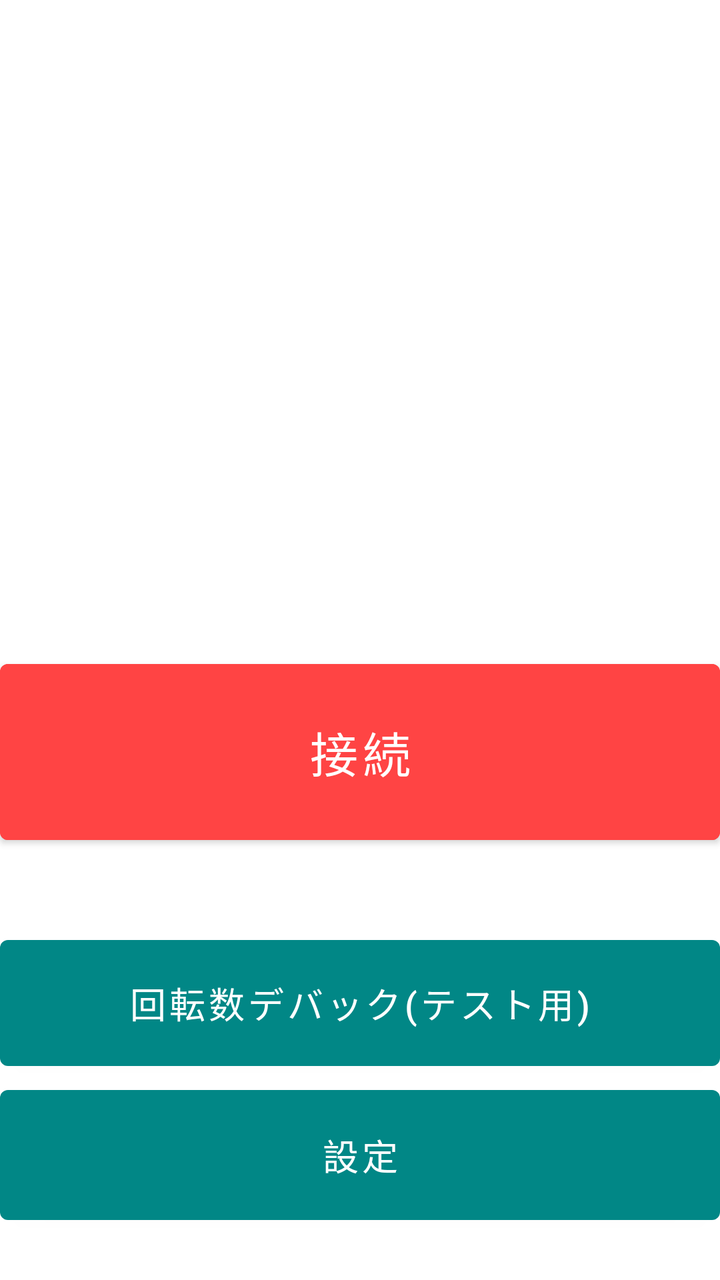
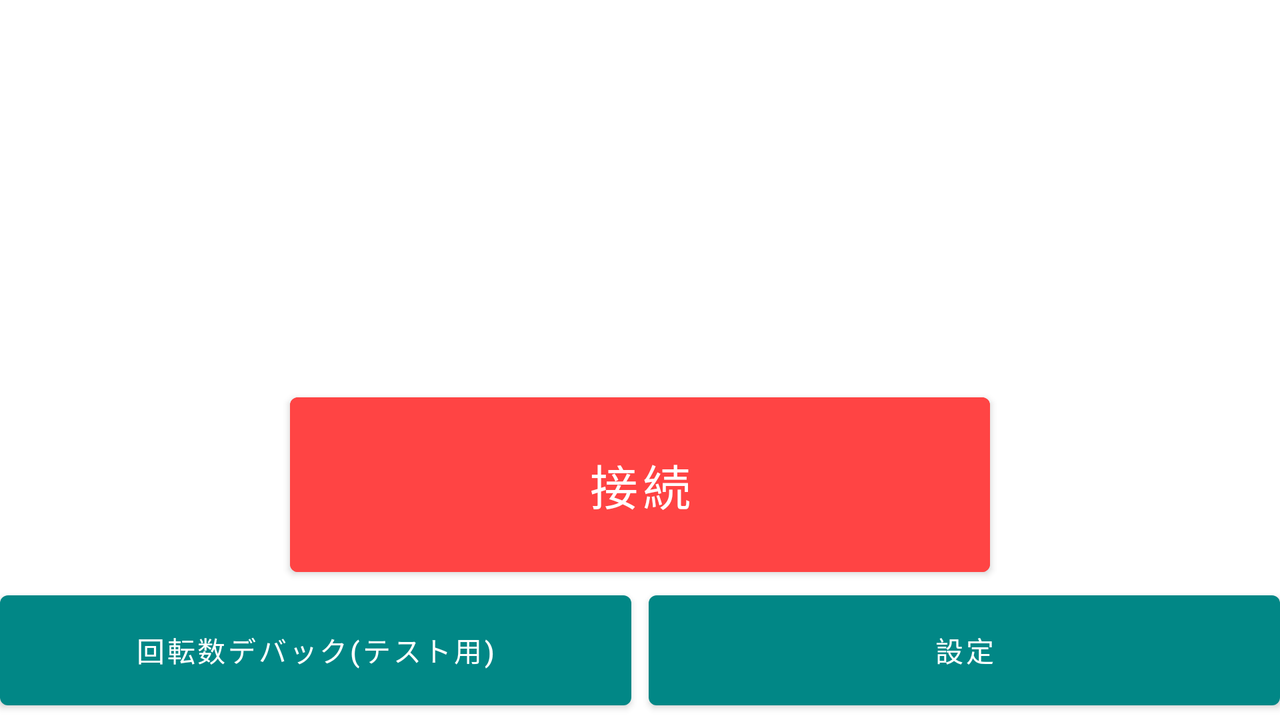

Compare how this app lays out the same screen by default and in its alternative resource folder. The renders come first, then the two layout files and the values they reference.
<!-- AndroidManifest.xml: application theme Theme.My_drone_java -->
<!-- res/layout/activity_main.xml -->
<?xml version="1.0" encoding="utf-8"?>

<LinearLayout xmlns:android="http://schemas.android.com/apk/res/android"
    xmlns:app="http://schemas.android.com/apk/res-auto"
    android:layout_width="fill_parent"
    android:layout_height="fill_parent"
    android:orientation="vertical" >


    <FrameLayout
        android:id="@+id/container"
        android:layout_width="match_parent"
        android:layout_height="match_parent">

        <LinearLayout
            android:layout_width="match_parent"
            android:layout_height="match_parent"
            android:orientation="vertical">

            <ImageView
                android:id="@+id/imageView"
                android:layout_width="match_parent"
                android:layout_height="326dp"
                app:srcCompat="@drawable/drone" />

            <Button
                android:id="@+id/connectButton"
                android:layout_width="fill_parent"
                android:layout_height="100dp"
                android:backgroundTint="#ffff4444"
                android:text="接続"
                android:textSize="24sp" />

            <TextView
                android:id="@+id/statusValue"
                android:layout_width="fill_parent"
                android:layout_height="wrap_content" />

            <TextView
                android:id="@+id/inputValue"
                android:layout_width="fill_parent"
                android:layout_height="wrap_content" />

            <Button
                android:id="@+id/Test_Connect_button"
                android:layout_width="match_parent"
                android:layout_height="75dp"
                android:text="回転数デバック(テスト用)"
                android:textSize="18sp" />

            <Button
                android:id="@+id/Option_button"
                android:layout_width="match_parent"
                android:layout_height="77dp"
                android:text="設定"
                android:textSize="18sp" />

        </LinearLayout>

    </FrameLayout>

</LinearLayout>
<!-- resources referenced by this layout -->
<resources>
  <style name="Theme.My_drone_java" parent="Theme.MaterialComponents.DayNight.DarkActionBar">
          
          <item name="colorPrimary">@color/teal_700</item>
          <item name="colorPrimaryVariant">@color/teal_custom</item>
          <item name="colorOnPrimary">@color/white</item>
          
          <item name="colorSecondary">@color/teal_200</item>
          <item name="colorSecondaryVariant">@color/teal_700</item>
          <item name="colorOnSecondary">@color/black</item>
          
          <item name="android:statusBarColor" tools:targetApi="l">?attr/colorPrimaryVariant</item>
          
      </style>
  <color name="teal_700">#FF018786</color>
  <color name="teal_custom">#005D5A</color>
  <color name="white">#FFFFFFFF</color>
  <color name="teal_200">#FF03DAC5</color>
  <color name="black">#FF000000</color>
</resources>
<!-- res/layout-land/activity_main.xml (the repository's variant of the layout above) -->
<!-- drawn on the phone turned sideways -->
<?xml version="1.0" encoding="utf-8"?>

<androidx.constraintlayout.widget.ConstraintLayout
    xmlns:android="http://schemas.android.com/apk/res/android"
    xmlns:app="http://schemas.android.com/apk/res-auto"
    xmlns:tools="http://schemas.android.com/tools"
    android:layout_width="match_parent"
    android:layout_height="match_parent"
    >

    <LinearLayout
        android:layout_width="match_parent"
        android:layout_height="match_parent"
        android:layout_weight="1"
        android:layout_gravity="center"
        android:orientation="vertical">

        <ImageView
            android:id="@+id/imageView"
            android:layout_width="wrap_content"
            android:layout_height="184dp"
            android:layout_weight="1"
            app:srcCompat="@drawable/drone" />

        <TextView
            android:id="@+id/textView"
            android:layout_width="match_parent"
            android:layout_height="10dp"
            android:layout_weight="1" />

        <Button
            android:id="@+id/connectButton"
            android:layout_width="350dp"
            android:layout_height="100dp"
            android:layout_gravity="center"
            android:layout_weight="1"
            android:backgroundTint="#ffff4444"
            android:text="接続"
            android:textSize="24sp" />

        <LinearLayout
            android:layout_width="match_parent"
            android:layout_height="wrap_content"
            android:layout_weight="1"
            android:orientation="horizontal">

            <Button
                android:id="@+id/Test_Connect_button"
                android:layout_width="307dp"
                android:layout_height="67dp"
                android:layout_gravity="center"
                android:layout_weight="1"
                android:text="回転数デバック(テスト用)" />

            <TextView
                android:id="@+id/textView9"
                android:layout_width="wrap_content"
                android:layout_height="match_parent"
                android:layout_weight="1" />

            <Button
                android:id="@+id/Option_button"
                android:layout_width="307dp"
                android:layout_height="67dp"
                android:layout_gravity="center"
                android:layout_weight="1"
                android:text="設定" />
        </LinearLayout>

        <TextView
            android:id="@+id/textView7"
            android:layout_width="match_parent"
            android:layout_height="3dp"
            android:layout_weight="1" />

    </LinearLayout>

</androidx.constraintlayout.widget.ConstraintLayout>
